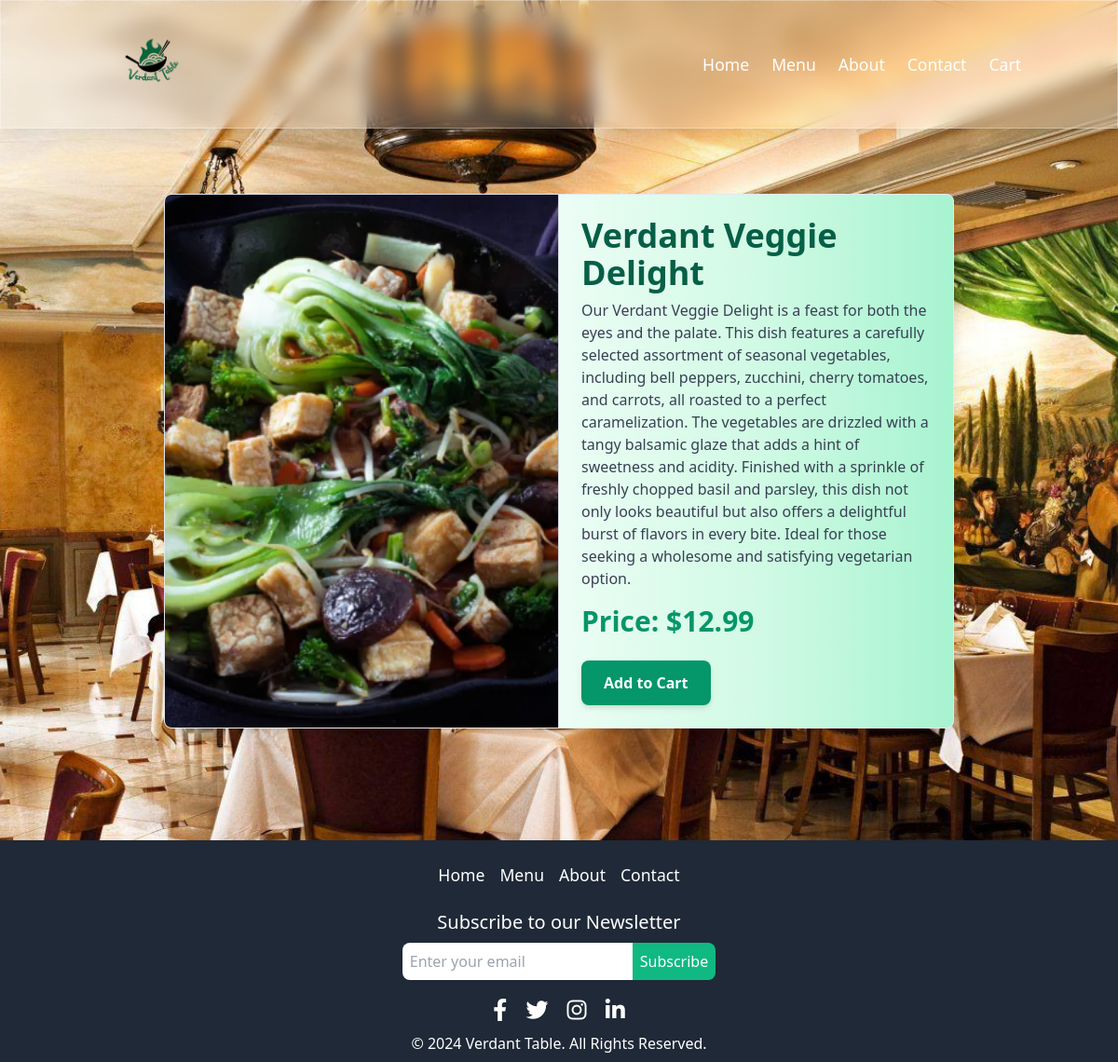
Page /menu/4/ on the committed database.
### MyApp/models.py (models this page shows, shortened)
class MenuItem(models.Model):
    name = models.CharField(max_length=100)
    description = models.TextField()
    price = models.DecimalField(max_digits=6, decimal_places=2)
    image = models.ImageField(upload_to='menu_images/')

### MyApp/views.py (the view)
# urls.py: path('menu/<int:pk>/', views.menu_item, name='menu_item'),
def menu_item(request, pk):
    current_year = datetime.now().year
    item = get_object_or_404(MenuItem, pk=pk)
    context = {
        'item': item,
        'current_year': current_year,
    }
    return render(request, 'menu_item.html', context)

### MyApp/templates/menu_item.html (shortened to what this page needs)
{% extends "base.html" %}
{% load static %}
{% block content %}
    <main class="container mx-auto p-4 md:p-8 lg:p-12 mt-10 lg:mt-20">
        <div class="bg-white shadow-lg rounded-lg overflow-hidden md:flex border border-gray-200 transition-transform transform hover:scale-105 hover:shadow-2xl">
            <img src="{{ item.image.url }}" alt="{{ item.name }}" class="w-full h-64 md:w-1/2 md:h-auto object-cover border-b md:border-b-0 md:border-r border-gray-300 transition-transform transform hover:scale-95">
            <div class="p-4 md:p-6 md:w-1/2 bg-gradient-to-r from-green-50 via-green-100 to-green-200">
                <h1 class="text-2xl md:text-4xl font-bold text-green-800 mb-2">{{ item.name }}</h1>
                <p class="text-sm md:text-base text-gray-700 mb-4">{{ item.description }}</p>
                <p class="text-lg md:text-3xl text-green-600 font-bold mb-6">Price: ${{ item.price }}</p>
                <a href="{% url 'add_to_cart' item.pk %}" class="inline-block px-4 py-2 md:px-6 md:py-3 bg-green-600 text-white font-semibold rounded-lg shadow-md hover:bg-green-700 transition duration-300">Add to Cart</a>
            </div>
        </div>
    </main>
{% endblock %}

### rows in the picture
MenuItem: image (picture), name "Verdant Veggie Delight", description "Our Verdant Veggie Delight is a feast for both the eyes and the palate. This dish features a carefully selected assortment of seasonal vegetables, including bell peppers, zucchini, cherry tomatoes, and carrots, all roasted to a perfect caramelization. The vegetables are drizzled with a tangy balsamic glaze that adds a hint of sweetness and acidity. Finished with a sprinkle of freshly chopped basil and parsley, this dish not only looks beautiful but also offers a delightful burst of flavors in every bite. Ideal for those seeking a wholesome and satisfying vegetarian option.", price "12.99"
